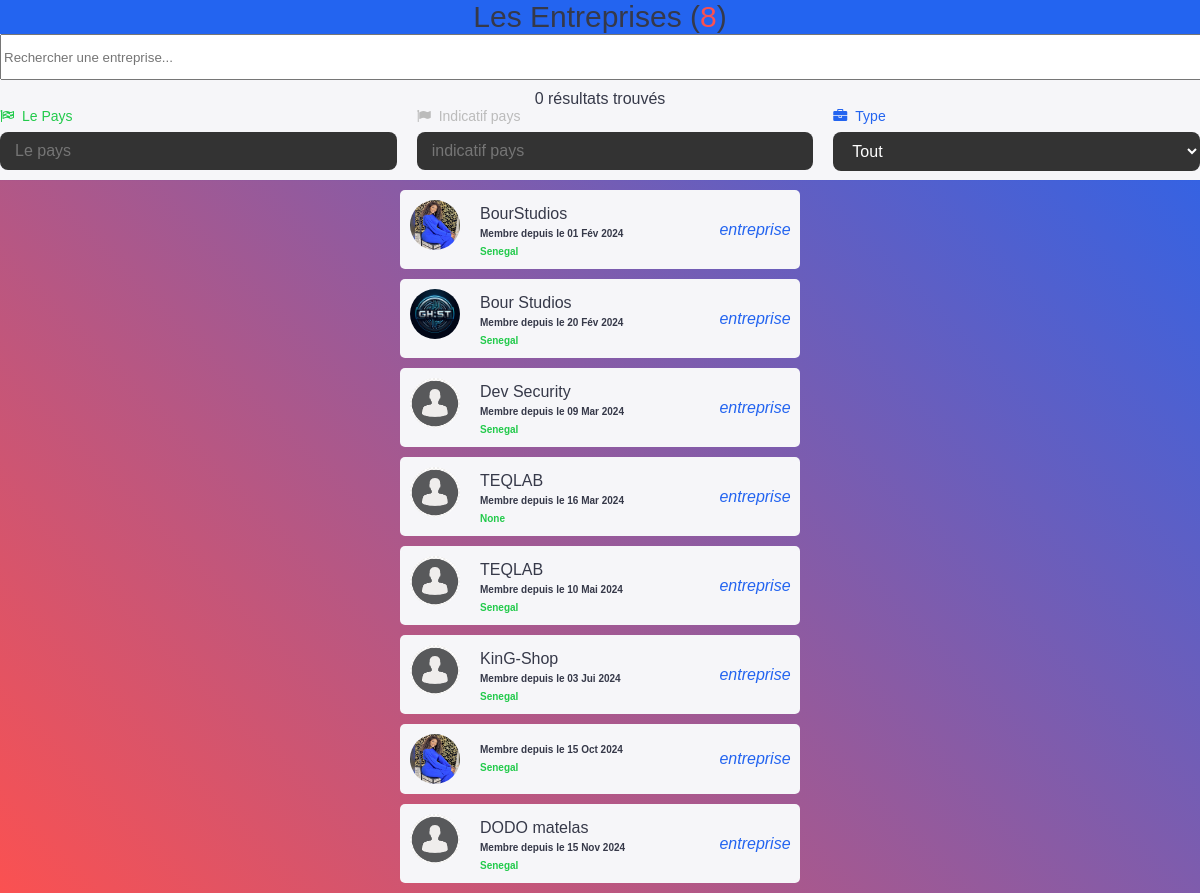
The page /adminentreprise on the database as committed earlier.
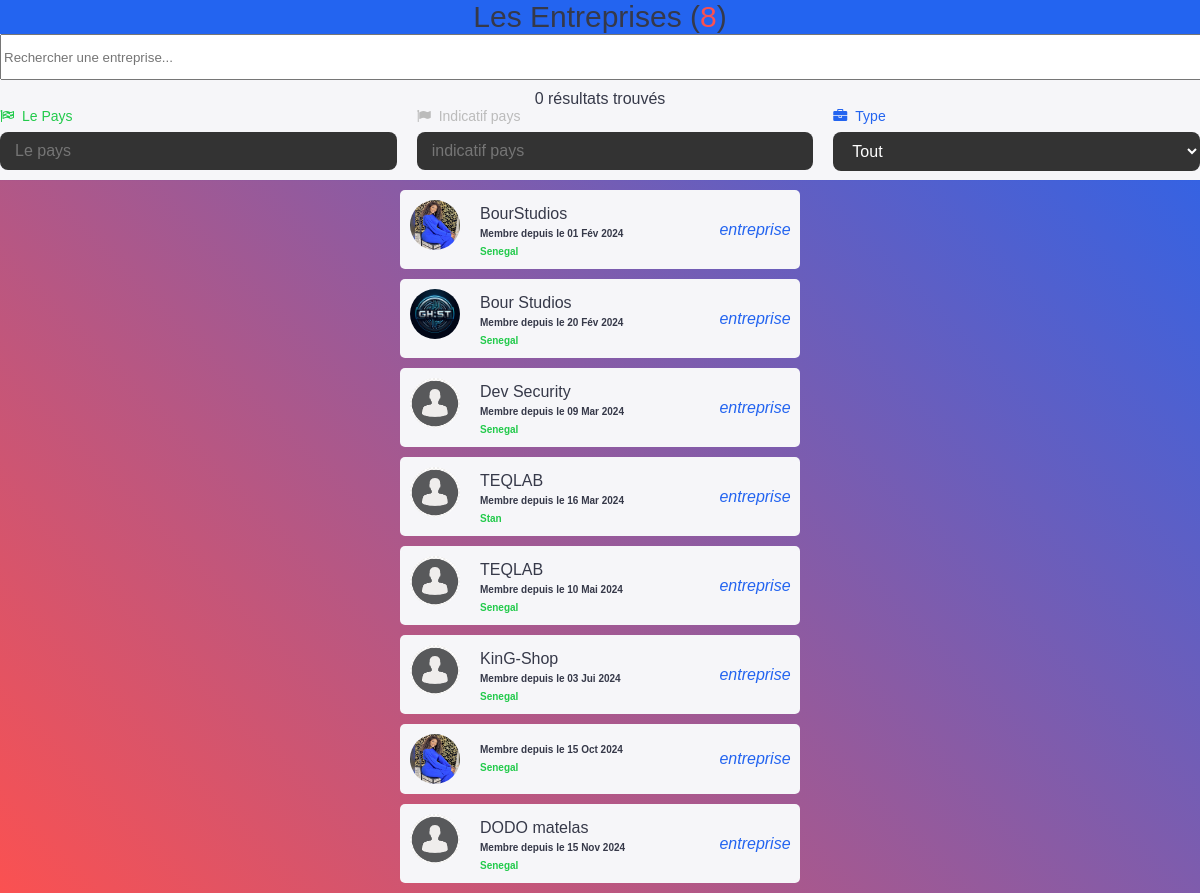
The same page on the database as committed later.
### galsen/models.py (models this page shows, shortened)
class AbstractUser(BaseAbstractUser):
    groups = models.ManyToManyField(Group, related_name='customuser_set', blank=True)
    user_permissions = models.ManyToManyField(Permission, related_name='customuser_set', blank=True)

class CustomUser(AbstractUser):
    LANGUE = [
        ('français', 'Français'),
        ('anglais', 'Anglais'),
        ('spagnol', 'Espagnol'),
        ('italien', 'Italien'),
        ('arabe', 'Arabe'),
    ]
    ACCESS = [
        ('autorised', 'Autorisé(e)'),
        ('no_autorised', 'Non autorisé(e)'),
    ]
    ROLES = [
        ('personnel', 'Personnel(le)'),
        ('ecole', 'Ecole'),
        ('entreprise', 'Entreprise'),
    ]
    profile_image = models.ImageField(upload_to='profile_images/', null=True, blank=True)
    banner_image = models.ImageField(upload_to='banner_images/', null=True, blank=True)
    GENRE = [
        ('homme', 'Homme'),
        ('femme', 'Femme'),
    ]
    SITUATION_MATRIMONIALE = [
        ('celibataire', 'Célibataire'),
        ('marie', 'Marié(e)'),
        ('fiance', 'Fiancé(e)'),
        ('divorce', 'Divorcé(e)'),
        ('couple', 'En couple'),
    ]
    marque_dispositif = models.CharField(max_length=255, null=True, blank=True)
    metier = models.CharField(max_length=150, null=True, blank=True)
    etablissement = models.CharField(max_length=255, null=True, blank=True)
    pays = models.CharField(max_length=50, null=True, blank=True)
    ville = models.CharField(max_length=50, null=True, blank=True)
    quartier = models.CharField(max_length=50, null=True, blank=True)
    langue = models.CharField(max_length=255, null=True, blank=True)
    birthday = models.DateField(null=True, blank=True)
    indicatif_pays = models.CharField(max_length=15, null=True, blank=True)
    number_phone = models.CharField(max_length=15, null=True, blank=True)
    number_whatsapp = models.CharField(max_length=15, null=True, blank=True)
    number_telegram = models.CharField(max_length=15, null=True, blank=True)
    instagram_link = models.URLField(null=True, blank=True)
    twitter_link = models.URLField(null=True, blank=True)
    youtube_link = models.URLField(null=True, blank=True)
    website_link = models.URLField(null=True, blank=True)
    langue = models.CharField(max_length=255, choices=LANGUE, default='français')
    rôle = models.CharField(max_length=255, choices=ROLES, default='personnel')
    access = models.CharField(max_length=255, choices=ACCESS, default='no_autorised')
    genre = models.CharField(max_length=255, choices=GENRE, default='homme')
    situation_matrimoniale = models.CharField(max_length=20, choices=SITUATION_MATRIMONIALE, default='celibataire')
    followers = models.ManyToManyField('self', symmetrical=False, related_name='following_users', blank=True)

class AbstractUser(BaseAbstractUser):
    groups = models.ManyToManyField(Group, related_name='customuser_set', blank=True)
    user_permissions = models.ManyToManyField(Permission, related_name='customuser_set', blank=True)

### galsen/views.py (the view)
# urls.py: path('adminentreprise', adminentreprise, name='adminentreprise'),
def adminentreprise(request):
    CustomUsers = CustomUser.objects.filter(rôle='entreprise')
    entreprise_count = CustomUser.objects.filter(rôle='entreprise').count()
    user = request.user
    context = {
        'CustomUsers': CustomUsers,
        'entreprise_count': entreprise_count,
        'user': user
    }
    return render(request, 'admins/details/entreprise.html', context)

### galsen/templates/admins/details/entreprise.html (shortened to what this page needs)
{% load static %}
<!DOCTYPE html>
<html lang="en">
<head>
    <link rel="stylesheet" href="{% static 'assets/icones/font-awesome/css/font-awesome.css' %}">
    <link rel="stylesheet" href="{% static 'assets/icones/font-awesome/css/font-awesome.min.css' %}">
    <link rel="stylesheet" href="{% static 'assets/ressources/styles/amis.css' %}">
    <link rel="stylesheet" href="{% static 'assets/ressources/styles/theme.css' %}">
</head>
<body>
    <div class="table-container">
        <div class="header-table-bar">
            <div class="table-header bg-primary">Les Entreprises (<span class="danger">{{ entreprise_count }} </span>)</div>
            <div class="search-bar-container">
                <input type="text" class="search-bar" id="searchInput" placeholder="Rechercher une entreprise..." onkeyup="filterUsers()">
                <div class="result-count" id="resultCount">0 résultats trouvés</div>
            </div>
            <div class="row">
                <div class="form-group">
                    <label for="countryInput" class="success"><i class="fa fa-flag-checkered"></i> Le Pays </label>
                    <input type="text" id="countryInput" name="pays" onchange="updateIndicatif()" oninput="filterUsers()" placeholder="Le pays" autocomplete="off" required>
                </div>
                <div class="form-group disparait">
                    <label for="indicatif" class="gray"><i class="fa fa-flag"></i> Indicatif pays </label>
                    <input type="number" id="indicatif" readonly placeholder="indicatif pays">
                </div>
                <div class="form-group">
                    <label for="id_rôle" class="primary"><i class="fa fa-briefcase"></i> Type </label>
                    <select  autocomplete="off" id="id_rôle" onchange="filterUsers()">
                        <option value="tout" selected="">Tout</option>
                    </select>
                </div>
            </div>
        </div>
    </div>
    <main>
        <div class="content-amis" id="userTable">
            {% for CustomUser in CustomUsers %}
                <a href="{% url 'change_user' user_id=CustomUser.id %}" class="amis">
                    {% if CustomUser.profile_image and CustomUser.profile_image.url %}
                        <img src="{{ CustomUser.profile_image.url }}">
                    {% else %}
                        <img src="{% static 'assets/default/user.png' %}">
                    {% endif %}
                    <div class="content">
                        <div class="name td">
                            {% if CustomUser.rôle == "personnel" %}
                                {{ CustomUser.first_name }} {{ CustomUser.last_name }}
                            {% else %}
                                {% if CustomUser.etablissement %}
                                    {{ CustomUser.etablissement }}
                                {% endif %}
                            {% endif %}
                        </div>
                        <b>Membre depuis le {{ CustomUser.date_joined|date:"d M Y" }}</b>
                        <br><b class="success td">{{ CustomUser.pays }}</b>
                    </div>
                    <i class="primary td">{{ CustomUser.rôle }}</i>
                </a>
                {% empty %}
                <p>Vous n'avez aucun ami pour le moment.</p>
            {% endfor %}
        </div>
    </main>
</body>
</html>

Rows that differ between the two databases and show on the page:
changed CustomUser: pays "None" → "Stan"
